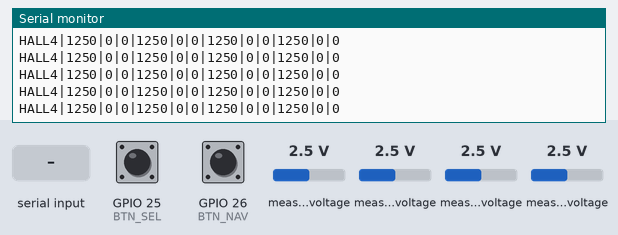
Simulated run of this sketch. Board: ESP32. On the bench: the last lines printed to the serial monitor. Inputs (shaded band) come from the test bench; at power-on: GPIO 25 (BTN_SEL) HIGH, GPIO 26 (BTN_NAV) HIGH, measured voltage 2.5 V.

Above: at 2.0 s.
2.1 s: GPIO 25 (BTN_SEL) pulled LOW for 0.15 s
3.7 s: GPIO 26 (BTN_NAV) pulled LOW for 0.15 s
5.3 s: "s\n" received over Serial
6.8 s: measured voltage (sensor 200) set to 0.1 V
At 7.3 s:
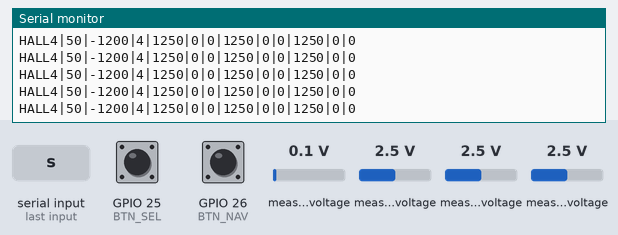
8.3 s: measured voltage (sensor 201) set to 0.1 V
At 8.8 s:
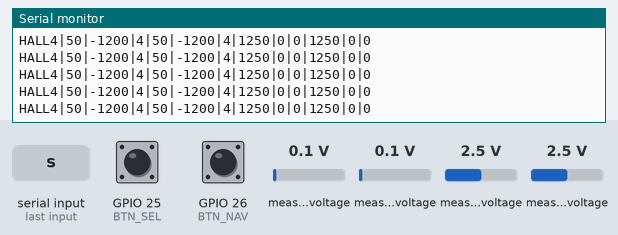
11.3 s: measured voltage (sensor 202) set to 0.1 V
At 12.0 s:
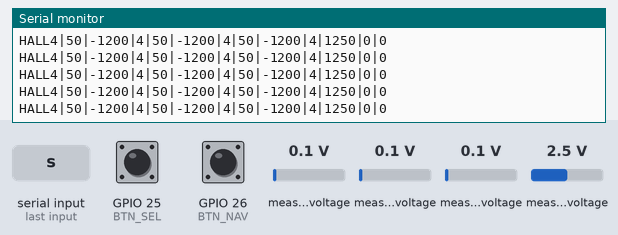

The sketch:

drum_monitor_v1.ino
```cpp
/**
 * drum_monitor.ino — ESP32 Drum Monitor
 * Sensor: 4x Hall Effect via ADS1015 (A0–A3)
 * Button NAV:    GPIO 26  ← navigasi ke sample berikutnya
 * Button SELECT: GPIO 25  ← confirm/simpan sample
 *
 * CATATAN PIN:
 *   GPIO 25/26 = mendukung INPUT_PULLUP (active LOW)
 *
 * Serial Output @ 115200:
 *   HALL4|adc1|dev1|led1|adc2|dev2|led2|adc3|dev3|led3|adc4|dev4|led4
 *   [BTN]NAV  — button NAV ditekan (GPIO 26) → next sample
 *   [BTN]SEL  — button SELECT ditekan (GPIO 25) → confirm/simpan sample
 */

#include <Wire.h>
#include <Adafruit_ADS1X15.h>

// ── ADS1015 ────────────────────────────────────────────────────
Adafruit_ADS1015 ads;

// ── Pin Push Button (active LOW) ───────────────────────────────
#define BTN_SEL 25   // SELECT — confirm/simpan sample
#define BTN_NAV 26   // NAV    — navigasi ke sample berikutnya

// ── Sensor config ──────────────────────────────────────────────
#define NUM_SENSORS 4
#define SAMPLES_BASELINE 50

int thresh[NUM_SENSORS][4] = {
  {82, 329, 720, 1049},
  {82, 329, 720, 1049},
  {82, 329, 720, 1049},
  {82, 329, 720, 1049}
};

int16_t baseline[NUM_SENSORS] = {0};
int     led[NUM_SENSORS]      = {0};
bool    baselineDone          = false;
unsigned long lastBaselineTime = 0;
#define BASELINE_INTERVAL_MS 300000UL  // 5 menit

// ── Debounce non-blocking ──────────────────────────────────────
unsigned long lastSelTime = 0;
unsigned long lastNavTime = 0;
bool prevBtnSel = HIGH;
bool prevBtnNav = HIGH;
#define DEBOUNCE_MS 80

// ── Setup ──────────────────────────────────────────────────────
void setup() {
  Serial.begin(115200);
  delay(300);

  pinMode(BTN_SEL, INPUT_PULLUP);
  pinMode(BTN_NAV, INPUT_PULLUP);

  // ADS1015
  Wire.begin();
  if (!ads.begin()) {
    Serial.println("[ERR] ADS1015 tidak ditemui! Periksa koneksi I2C.");
    while (1) delay(500);
  }
  ads.setGain(GAIN_ONE);
  ads.setDataRate(RATE_ADS1015_3300SPS);

  calibrateBaseline();

  for (int s = 0; s < NUM_SENSORS; s++) {
    Serial.printf("[THRESH%d] %d|%d|%d|%d\n", s + 1,
      thresh[s][0], thresh[s][1], thresh[s][2], thresh[s][3]);
  }

  Serial.printf("[DEBUG] SEL=%d NAV=%d\n",
    digitalRead(BTN_SEL), digitalRead(BTN_NAV));

  Serial.println("[READY]");
}

// ── Baseline Calibration ───────────────────────────────────────
void calibrateBaseline() {
  long sum[NUM_SENSORS] = {0};
  for (int n = 0; n < SAMPLES_BASELINE; n++) {
    for (int s = 0; s < NUM_SENSORS; s++) sum[s] += ads.readADC_SingleEnded(s);
    delay(5);
  }
  for (int s = 0; s < NUM_SENSORS; s++) {
    baseline[s] = sum[s] / SAMPLES_BASELINE;
    Serial.printf("[INIT S%d] baseline=%d\n", s + 1, baseline[s]);
  }
  baselineDone = true;
  lastBaselineTime = millis();
}

// ── Compute LED level ──────────────────────────────────────────
int computeLed(int sIdx, int16_t dev) {
  for (int lv = 3; lv >= 0; lv--) {
    if (abs(dev) >= thresh[sIdx][lv]) return lv + 1;
  }
  return 0;
}

// ── Cek button tanpa blocking ──────────────────────────────────
void checkButtons() {
  unsigned long now = millis();

  bool selNow = digitalRead(BTN_SEL);
  if (prevBtnSel == HIGH && selNow == LOW && now - lastSelTime > DEBOUNCE_MS) {
    lastSelTime = now;
    Serial.println("[BTN]SEL");
  }
  prevBtnSel = selNow;

  bool navNow = digitalRead(BTN_NAV);
  if (prevBtnNav == HIGH && navNow == LOW && now - lastNavTime > DEBOUNCE_MS) {
    lastNavTime = now;
    Serial.println("[BTN]NAV");
  }
  prevBtnNav = navNow;
}

// ── Serial command handler ─────────────────────────────────────
void handleCommand() {
  if (!Serial.available()) return;
  String cmd = Serial.readStringUntil('\n');
  cmd.trim();
  if (cmd == "r") { calibrateBaseline(); }
  else if (cmd == "s") {
    for (int s = 0; s < NUM_SENSORS; s++) {
      Serial.printf("[STATUS S%d] base=%d thr=%d|%d|%d|%d\n", s+1,
        baseline[s], thresh[s][0], thresh[s][1], thresh[s][2], thresh[s][3]);
    }
    Serial.printf("[DEBUG] SEL=%d NAV=%d\n",
      digitalRead(BTN_SEL), digitalRead(BTN_NAV));
  }
  else if (cmd.startsWith("T") && cmd.length() >= 5 && cmd.indexOf('=') > 0) {
    int s  = cmd.charAt(1) - '1';
    int lv = cmd.charAt(2) - '1';
    int val = cmd.substring(cmd.indexOf('=') + 1).toInt();
    if (s >= 0 && s < NUM_SENSORS && lv >= 0 && lv < 4 && val > 0) {
      thresh[s][lv] = val;
      Serial.printf("[THRESH%d] %d|%d|%d|%d\n", s+1,
        thresh[s][0], thresh[s][1], thresh[s][2], thresh[s][3]);
    }
  }
}

// ── Loop ───────────────────────────────────────────────────────
void loop() {
  unsigned long now = millis();

  // 1. Button — cek setiap loop (non-blocking)
  checkButtons();

  // 2. Baca sensor
  int16_t adc[NUM_SENSORS], dev[NUM_SENSORS];
  for (int s = 0; s < NUM_SENSORS; s++) {
    adc[s] = ads.readADC_SingleEnded(s);
    dev[s] = adc[s] - baseline[s];
    led[s] = computeLed(s, dev[s]);
  }

  // 3. Kirim data sensor
  Serial.printf("HALL4|%d|%d|%d|%d|%d|%d|%d|%d|%d|%d|%d|%d\n",
    adc[0], dev[0], led[0],
    adc[1], dev[1], led[1],
    adc[2], dev[2], led[2],
    adc[3], dev[3], led[3]);

  // 4. Auto re-calibrate baseline (saat semua sensor idle)
  if (baselineDone && now - lastBaselineTime > BASELINE_INTERVAL_MS) {
    bool allIdle = true;
    for (int s = 0; s < NUM_SENSORS; s++) if (led[s] > 0) { allIdle = false; break; }
    if (allIdle) {
      for (int s = 0; s < NUM_SENSORS; s++) {
        int16_t nb = ads.readADC_SingleEnded(s);
        baseline[s] = (int16_t)(baseline[s] * 0.9f + nb * 0.1f);
        Serial.printf("[AUTO S%d] baseline=%d\n", s+1, baseline[s]);
      }
      lastBaselineTime = now;
    }
  }

  // 5. Cek serial command masuk
  handleCommand();

  delay(3);
}
```

Measured:
- after the input at 6.8 s, the serial monitor: prints a new line at once (image 1)
- after the input at 8.3 s, the serial monitor: prints a new line at once (image 2)
- after the input at 11.3 s, the serial monitor: prints a new line at once (image 3)
